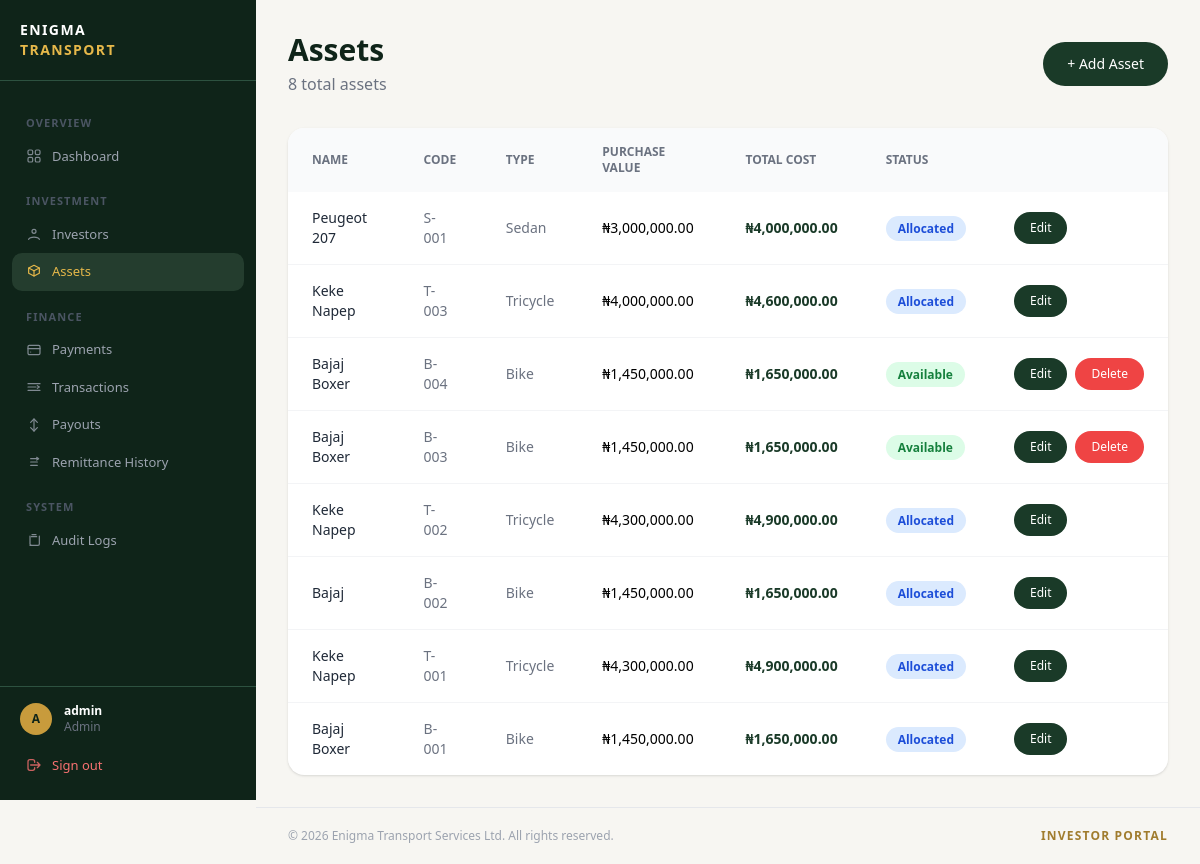
The app's page /assets/manage/ (signed in), older data.
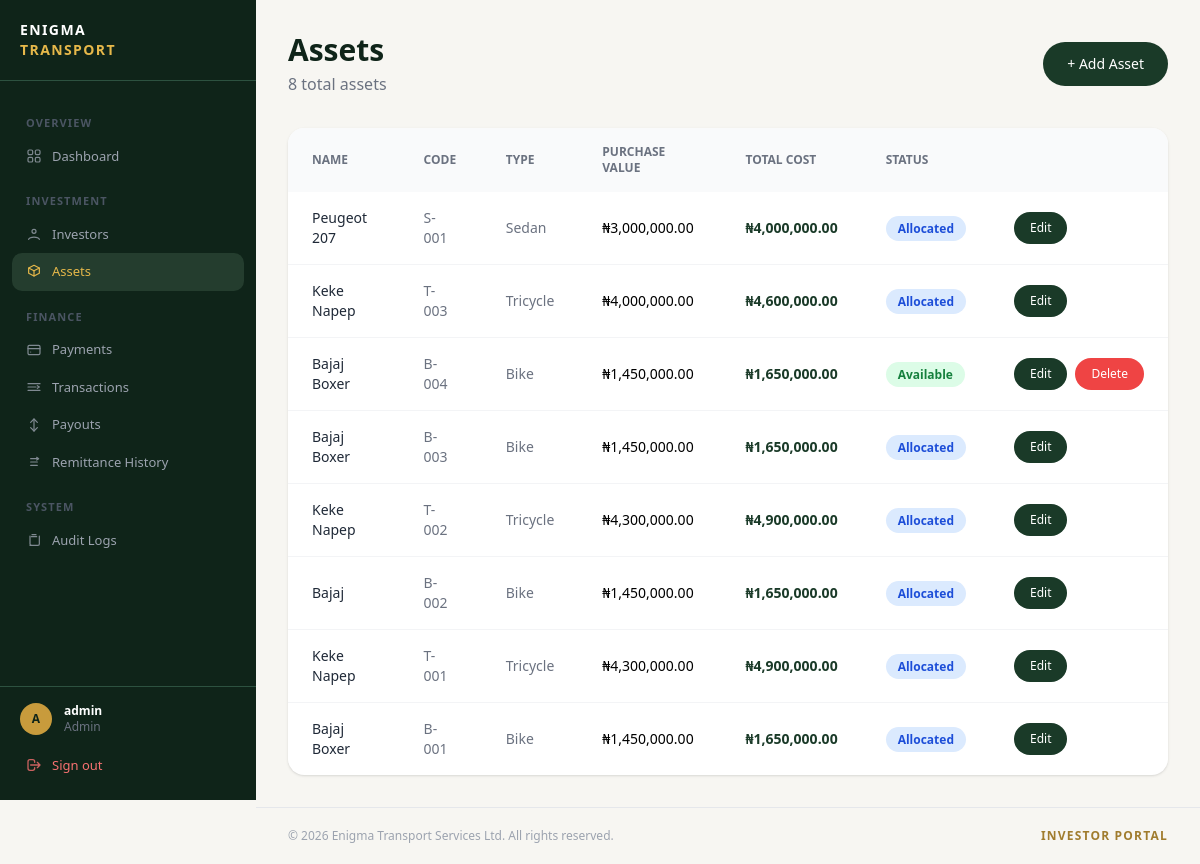
The same page, newer data.
### assets/models.py (models this page shows, shortened)
class Asset(models.Model):
    STATUS_CHOICES = (
        ('available', 'Available'),
        ('allocated', 'Allocated'),
        ('maintenance', 'Maintenance'),
        ('inactive', 'Inactive'),
    )
    name = models.CharField(max_length=200)
    asset_code = models.CharField(max_length=50, unique=True, blank=True)
    asset_type = models.CharField(max_length=100)
    purchase_value = models.DecimalField(max_digits=15, decimal_places=2)
    service_charge = models.DecimalField(max_digits=15, decimal_places=2, default=0)
    management_fee = models.DecimalField(max_digits=15, decimal_places=2, default=0)
    weekly_return = models.DecimalField(max_digits=15, decimal_places=2, null=True, blank=True)
    duration_weeks = models.PositiveIntegerField(null=True, blank=True)
    status = models.CharField(max_length=20, choices=STATUS_CHOICES, default='available')
    created_at = models.DateTimeField(auto_now_add=True)
    def total_cost(self):
        return self.purchase_value + self.service_charge + self.management_fee

### assets/views.py (the view)
# urls.py: path('manage/', views.admin_asset_list_view, name='admin_asset_list'),
@admin_required
def admin_asset_list_view(request):
    assets = Asset.objects.all().order_by('-created_at')
    return render(request, 'assets/admin/asset_list.html', {'assets': assets})

### templates/assets/admin/asset_list.html (shortened to what this page needs)
{% extends 'base.html' %}
{% load humanize %}
{% block dashboard_content %}
<div class="mb-8 flex justify-between items-center">
    <div>
        <h1 class="text-3xl font-bold text-[#0f2419]">Assets</h1>
        <p class="text-gray-500 mt-1">{{ assets.count }} total assets</p>
    </div>
    <a href="{% url 'admin_asset_create' %}"
        class="bg-[#1a3a28] text-white px-6 py-3 rounded-full font-medium hover:bg-[#0f2419] transition text-sm">
        &plus; Add Asset
    </a>
</div>
<div class="bg-white rounded-2xl shadow overflow-hidden">
    <table class="w-full text-sm">
        <thead class="bg-gray-50 text-gray-500 uppercase text-xs">
            <tr>
                <th class="px-6 py-4 text-left">Name</th>
                <th class="px-6 py-4 text-left">Code</th>
                <th class="px-6 py-4 text-left">Type</th>
                <th class="px-6 py-4 text-left">Purchase Value</th>
                <th class="px-6 py-4 text-left">Total Cost</th>
                <th class="px-6 py-4 text-left">Status</th>
                <th class="px-6 py-4 text-left"></th>
            </tr>
        </thead>
        <tbody class="divide-y divide-gray-100">
            {% for asset in assets %}
            <tr class="hover:bg-gray-50 transition">
                <td class="px-6 py-4 font-medium text-gray-800">{{ asset.name }}</td>
                <td class="px-6 py-4 text-gray-500">{{ asset.asset_code }}</td>
                <td class="px-6 py-4 text-gray-500">{{ asset.asset_type }}</td>
                <td class="px-6 py-4">₦{{ asset.purchase_value|floatformat:2|intcomma }}</td>
                <td class="px-6 py-4 font-semibold" style="color:#1a3a28;">
                    ₦{{ asset.total_cost|floatformat:2|intcomma }}
                </td>
                <td class="px-6 py-4">
                    <span class="px-3 py-1 rounded-full text-xs font-semibold
                        {% if asset.status == 'available' %}bg-green-100 text-green-700
                        {% elif asset.status == 'allocated' %}bg-blue-100 text-blue-700
                        {% elif asset.status == 'maintenance' %}bg-yellow-100 text-yellow-700
                        {% else %}bg-red-100 text-red-700{% endif %}">
                        {{ asset.get_status_display }}
                    </span>
                </td>
               <td class="px-6 py-4">
    <div class="flex gap-2">
        <a href="{% url 'admin_asset_edit' asset.pk %}"
            class="bg-[#1a3a28] text-white px-4 py-2 rounded-full text-xs hover:bg-[#0f2419] transition">
            Edit
        </a>
        {% if asset.status != 'allocated' %}
        <form method="POST" action="{% url 'admin_asset_delete' asset.pk %}"
            onsubmit="return confirm('Delete {{ asset.name }} ({{ asset.asset_code }})? This cannot be undone.')">
            <button type="submit"
                class="bg-red-500 text-white px-4 py-2 rounded-full text-xs hover:bg-red-600 transition">
                Delete
            </button>
        </form>
        {% endif %}
    </div>
</td>
</tr>
            {% empty %}
            <tr>
                <td colspan="7" class="px-6 py-16 text-center text-gray-400">No assets yet.</td>
            </tr>
            {% endfor %}
        </tbody>
    </table>
</div>
{% endblock %}

Row changes from the older to the newer data that the page shows:
changed Asset (number 4 of 8 on the later page): status "Available" → "Allocated"; no longer shows "Delete"
